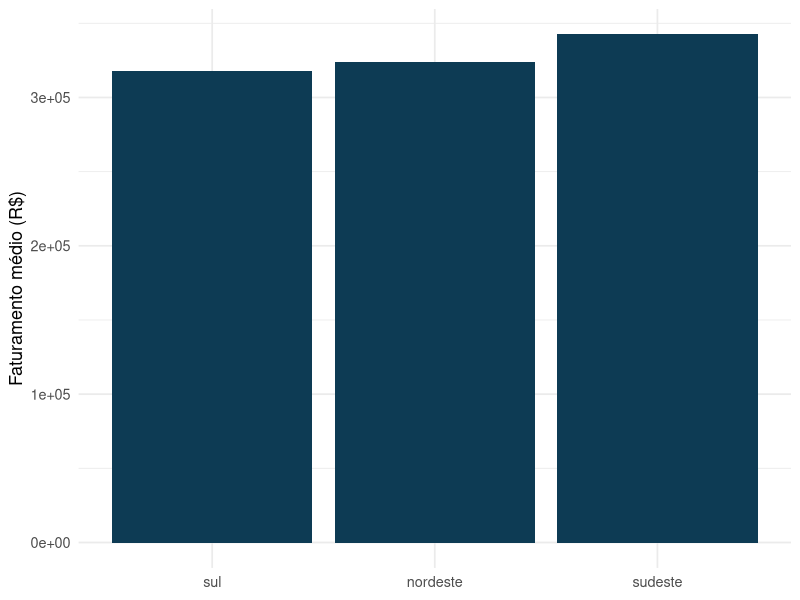
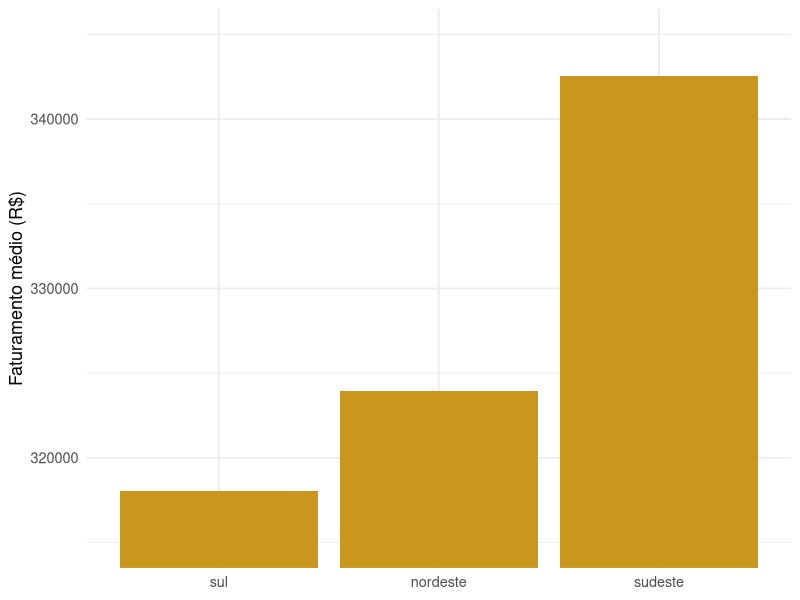
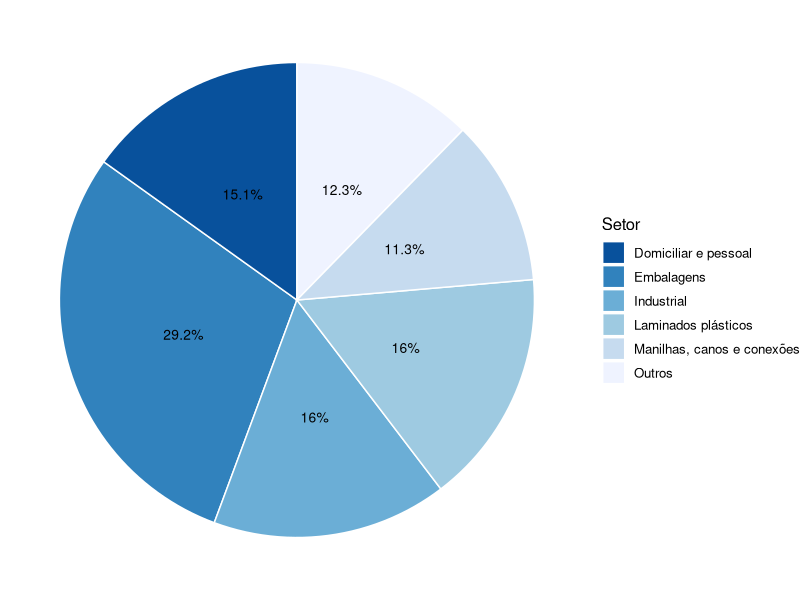

The R script that drew these images, in order: (Note: this script raises an error after producing the figures.)
## ---- chunk 1
knitr::opts_chunk$set(echo = TRUE, warning = FALSE, message = FALSE, fig.retina = 2, fig.height=4.2)
suppressPackageStartupMessages(library(tidyverse))
empresas  <- read.csv("empresas.csv")
prefeitos <- read.csv("dados_prefeitos.csv")

setor_pct <- empresas |>
  mutate(setor = trimws(setor)) |>
  count(setor, sort = TRUE) |>
  mutate(pct = round(100 * n / sum(n), 1))

fat_regiao <- empresas |>
  group_by(regiao) |>
  summarise(faturamento_medio = mean(faturamento99), .groups = "drop")
## ---- chunk 2
ggplot(fat_regiao, aes(x = fct_reorder(regiao, faturamento_medio), y = faturamento_medio)) +
  geom_col(fill = "#0d3b54") +
  labs(x = NULL, y = "Faturamento médio (R$)") +
  theme_minimal(base_size = 13)
## ---- chunk 3
ggplot(fat_regiao, aes(x = fct_reorder(regiao, faturamento_medio), y = faturamento_medio)) +
  geom_col(fill = "#c9971e") +
  coord_cartesian(ylim = c(315000, 345000)) +
  labs(x = NULL, y = "Faturamento médio (R$)") +
  theme_minimal(base_size = 13)
## ---- chunk 4
ggplot(setor_pct, aes(x = "", y = pct, fill = setor)) +
  geom_col(width = 1, color = "white") +
  coord_polar(theta = "y") +
  geom_text(aes(label = paste0(pct, "%")), position = position_stack(vjust = 0.5), size = 3.5) +
  scale_fill_brewer(palette = "Blues", direction = -1) +
  labs(fill = "Setor", x = NULL, y = NULL) +
  theme_void(base_size = 12)
## ---- chunk 5
e1 <- empresas |> filter(Empresa == 1)
100 * (e1$faturamento99 - e1$faturamento98) / e1$faturamento98   # taxa de variação, empresa 1
## ---- chunk 6
prefeitos |>
  filter(!is.na(sexo), !is.na(Regiao)) |>
  count(Regiao, sexo) |>
  pivot_wider(names_from = sexo, values_from = n, values_fill = 0)
## ---- chunk 7
knitr::include_graphics("images/forca_trabalho_raca_sexo.jpg")
## ---- chunk 8
knitr::include_graphics("images/gender_pay_gap.png")
## ---- chunk 9
empresas |> count(setor, sort = TRUE) |>
  mutate(pct = round(100*n/sum(n), 1))
## ---- chunk 10
ggplot(empresas, aes(x = fct_infreq(setor))) +
  geom_bar(fill = "#0d3b54") + coord_flip() +
  labs(x = NULL, y = "Nº de empresas") + theme_minimal(base_size = 13)
## ---- chunk 11
ggplot(empresas, aes(x = faturamento99)) +
  geom_histogram(bins = 20, fill = "#c9971e", color = "white") +
  labs(x = "Faturamento 1999 (R$ mil)", y = "Frequência") + theme_minimal(base_size = 13)
## ---- chunk 12
knitr::include_graphics("images/refri_estatisticas.png")
## ---- chunk 13
refri <- tibble(
  pais = c("México", "Reino Unido", "Brasil", "Portugal"),
  litros = c(270.9, 114, 76.6, 40)
)
ggplot(refri, aes(x = fct_reorder(pais, litros), y = litros)) +
  geom_col(fill = "#c9971e") + coord_flip() +
  labs(x = NULL, y = "Litros/domicílio/ano") + theme_minimal(base_size = 12)
